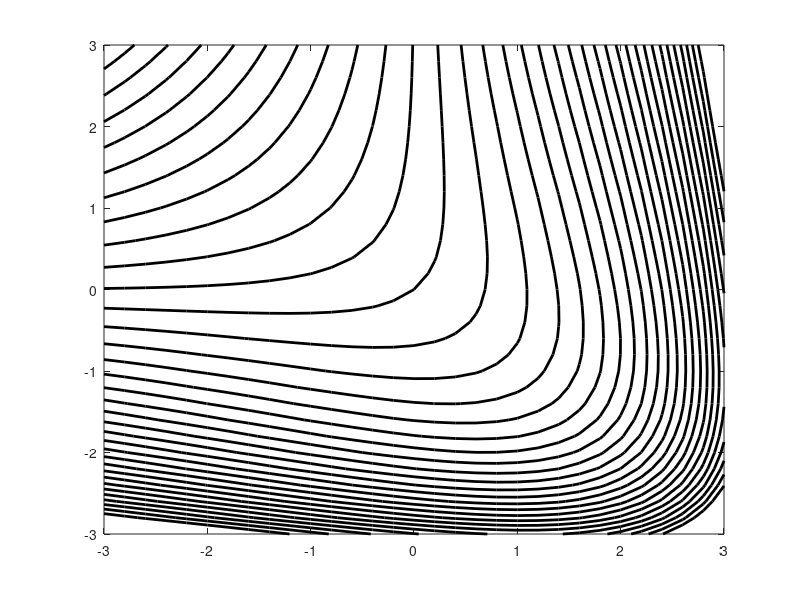

MATLAB code for this plot:
%Plot of implicit function

                  clear, clf, cla
                  xm = -3:0.2:3;  ym = -3:0.2:3;
                  [x, y] = meshgrid(xm, ym);

                  f = e.^x+x.*y+e.^(-y);

                contour(x,y,f,-10:24,'linewidth',2,'linecolor','black')
    %            [C,H]= contour(x,y,f,-10:10,'linewidth',2,'linecolor','black')
 % [C,LEV]= contour(x,y,f,'linewidth',2,'linecolor','black')
